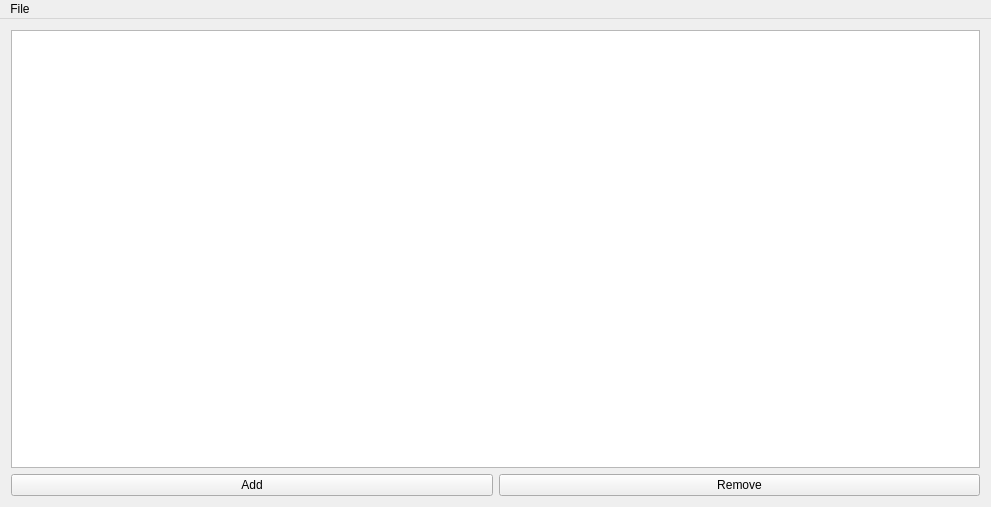
<?xml version="1.0" encoding="UTF-8"?>
<ui version="4.0">
 <class>MainWindow</class>
 <widget class="QMainWindow" name="MainWindow">
  <property name="geometry">
   <rect>
    <x>0</x>
    <y>0</y>
    <width>991</width>
    <height>507</height>
   </rect>
  </property>
  <property name="sizePolicy">
   <sizepolicy hsizetype="Preferred" vsizetype="Preferred">
    <horstretch>0</horstretch>
    <verstretch>0</verstretch>
   </sizepolicy>
  </property>
  <property name="windowTitle">
   <string>Text Editor</string>
  </property>
  <widget class="QWidget" name="centralWidget">
   <layout class="QGridLayout" name="gridLayout">
    <item row="0" column="0">
     <widget class="QListWidget" name="listWidget"/>
    </item>
    <item row="1" column="0">
     <layout class="QHBoxLayout" name="horizontalLayout">
      <item>
       <widget class="QPushButton" name="pushButton">
        <property name="sizePolicy">
         <sizepolicy hsizetype="Minimum" vsizetype="Preferred">
          <horstretch>0</horstretch>
          <verstretch>0</verstretch>
         </sizepolicy>
        </property>
        <property name="text">
         <string>Add</string>
        </property>
       </widget>
      </item>
      <item>
       <widget class="QPushButton" name="pushButton_2">
        <property name="sizePolicy">
         <sizepolicy hsizetype="Minimum" vsizetype="Preferred">
          <horstretch>0</horstretch>
          <verstretch>0</verstretch>
         </sizepolicy>
        </property>
        <property name="text">
         <string>Remove</string>
        </property>
       </widget>
      </item>
     </layout>
    </item>
   </layout>
  </widget>
  <widget class="QMenuBar" name="menuBar">
   <property name="geometry">
    <rect>
     <x>0</x>
     <y>0</y>
     <width>991</width>
     <height>25</height>
    </rect>
   </property>
   <widget class="QMenu" name="menuFile">
    <property name="title">
     <string>File</string>
    </property>
    <widget class="QMenu" name="menuExport">
     <property name="title">
      <string>Export...</string>
     </property>
     <addaction name="actionTo_JSON"/>
     <addaction name="actionTo_XML"/>
    </widget>
    <addaction name="menuExport"/>
   </widget>
   <addaction name="menuFile"/>
  </widget>
  <action name="actionTo_JSON">
   <property name="text">
    <string>To JSON</string>
   </property>
  </action>
  <action name="actionTo_XML">
   <property name="text">
    <string>To XML</string>
   </property>
  </action>
 </widget>
 <layoutdefault spacing="6" margin="11"/>
 <resources/>
 <connections/>
</ui>
